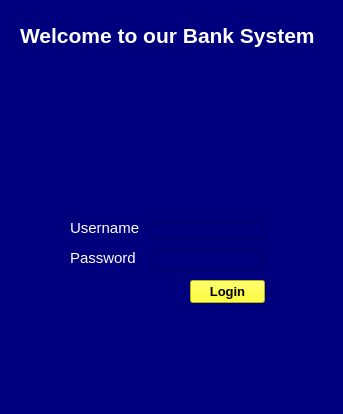
<?xml version="1.0" encoding="UTF-8"?>
<ui version="4.0">
 <class>MainWindow</class>
 <widget class="QMainWindow" name="MainWindow">
  <property name="geometry">
   <rect>
    <x>0</x>
    <y>0</y>
    <width>343</width>
    <height>414</height>
   </rect>
  </property>
  <property name="cursor">
   <cursorShape>ArrowCursor</cursorShape>
  </property>
  <property name="windowTitle">
   <string>Bank System</string>
  </property>
  <property name="autoFillBackground">
   <bool>false</bool>
  </property>
  <property name="styleSheet">
   <string notr="true">background-color: rgb(85, 116, 255);
background-color: rgb(0, 0, 127);</string>
  </property>
  <widget class="QWidget" name="centralwidget">
   <widget class="QLabel" name="welcome_label">
    <property name="geometry">
     <rect>
      <x>20</x>
      <y>10</y>
      <width>321</width>
      <height>51</height>
     </rect>
    </property>
    <property name="font">
     <font>
      <pointsize>16</pointsize>
      <weight>75</weight>
      <bold>true</bold>
     </font>
    </property>
    <property name="styleSheet">
     <string notr="true">color: rgb(255, 255, 255);</string>
    </property>
    <property name="text">
     <string>Welcome to our Bank System</string>
    </property>
   </widget>
   <widget class="QLabel" name="username_label">
    <property name="geometry">
     <rect>
      <x>70</x>
      <y>220</y>
      <width>71</width>
      <height>16</height>
     </rect>
    </property>
    <property name="font">
     <font>
      <pointsize>11</pointsize>
     </font>
    </property>
    <property name="styleSheet">
     <string notr="true">color: rgb(255, 255, 255);</string>
    </property>
    <property name="text">
     <string>Username</string>
    </property>
   </widget>
   <widget class="QLabel" name="password_label">
    <property name="geometry">
     <rect>
      <x>70</x>
      <y>250</y>
      <width>71</width>
      <height>16</height>
     </rect>
    </property>
    <property name="font">
     <font>
      <pointsize>11</pointsize>
     </font>
    </property>
    <property name="styleSheet">
     <string notr="true">color: rgb(255, 255, 255);</string>
    </property>
    <property name="text">
     <string>Password</string>
    </property>
   </widget>
   <widget class="QPushButton" name="login_button">
    <property name="geometry">
     <rect>
      <x>190</x>
      <y>280</y>
      <width>75</width>
      <height>23</height>
     </rect>
    </property>
    <property name="font">
     <font>
      <pointsize>10</pointsize>
      <weight>75</weight>
      <bold>true</bold>
     </font>
    </property>
    <property name="styleSheet">
     <string notr="true">background-color: rgb(255, 255, 0);</string>
    </property>
    <property name="text">
     <string extracomment="Login button">Login</string>
    </property>
   </widget>
   <widget class="QLineEdit" name="username_input">
    <property name="geometry">
     <rect>
      <x>150</x>
      <y>220</y>
      <width>113</width>
      <height>20</height>
     </rect>
    </property>
    <property name="styleSheet">
     <string notr="true">color: rgb(255, 255, 255);</string>
    </property>
    <property name="text">
     <string/>
    </property>
   </widget>
   <widget class="QLineEdit" name="password_input">
    <property name="geometry">
     <rect>
      <x>150</x>
      <y>250</y>
      <width>113</width>
      <height>20</height>
     </rect>
    </property>
    <property name="styleSheet">
     <string notr="true">color: rgb(255, 255, 255);</string>
    </property>
    <property name="inputMethodHints">
     <set>Qt::ImhNone</set>
    </property>
    <property name="text">
     <string/>
    </property>
   </widget>
   <widget class="QLabel" name="logo_label">
    <property name="geometry">
     <rect>
      <x>150</x>
      <y>110</y>
      <width>111</width>
      <height>91</height>
     </rect>
    </property>
    <property name="text">
     <string/>
    </property>
    <property name="pixmap">
     <pixmap>../images/Bank logo 1.png</pixmap>
    </property>
   </widget>
  </widget>
  <widget class="QStatusBar" name="statusbar"/>
 </widget>
 <resources/>
 <connections/>
</ui>
